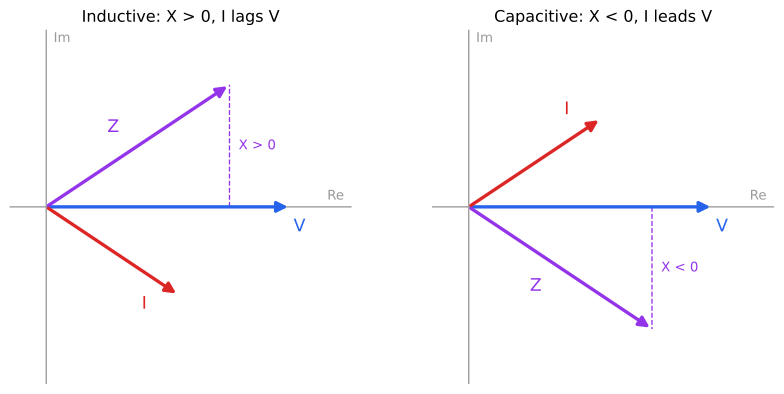

Write the Python code that produced this figure.
"""Draw Z and I in the complex plane for inductive and capacitive cases.

Used in notes/power_flow_equations.md section 3.
Run: uv run python notes/diagrams/impedance_plane.py
"""

import math
from pathlib import Path

import matplotlib.pyplot as plt

out = Path(__file__).with_suffix(".svg")

V_COL, Z_COL, I_COL, AXIS = "#2563eb", "#9333ea", "#dc2626", "#999999"


def arrow(ax, x, y, col, width=2.5):
    ax.annotate("", xy=(x, y), xytext=(0, 0),
                arrowprops=dict(arrowstyle="-|>", color=col, lw=width, mutation_scale=16))


def panel(ax, sign, title):
    """sign=+1 inductive (X > 0), sign=-1 capacitive (X < 0)."""
    r, x = 3.0, 2.0 * sign
    ang = math.atan2(x, r)

    ax.axhline(0, color=AXIS, lw=1)
    ax.axvline(0, color=AXIS, lw=1)
    ax.text(4.6, 0.12, "Re", color=AXIS)
    ax.text(0.12, 2.7, "Im", color=AXIS)

    # V is the reference, on the real axis
    arrow(ax, 4.0, 0, V_COL)
    ax.text(4.05, -0.4, "V", color=V_COL, fontsize=13)

    # Z = R + jX, with the R and X parts dashed
    arrow(ax, r, x, Z_COL)
    ax.plot([r, r], [0, x], "--", color=Z_COL, lw=1)
    ax.text(r + 0.15, x / 2, "X > 0" if sign > 0 else "X < 0", color=Z_COL, va="center")
    ax.text(r / 2 - 0.5, x / 2 + 0.3 * sign, "Z", color=Z_COL, fontsize=13, va="center")

    # I = V / Z: the angle of I is minus the angle of Z (mirror in the real axis)
    il = 2.6
    ix, iy = il * math.cos(-ang), il * math.sin(-ang)
    arrow(ax, ix, iy, I_COL)
    ax.text(ix - 0.6, iy - 0.15 * sign, "I", color=I_COL, fontsize=13, va="center")

    ax.set_title(title, fontsize=12)
    ax.set_xlim(-0.6, 5.0)
    ax.set_ylim(-2.9, 2.9)
    ax.set_aspect("equal")
    ax.axis("off")


fig, axes = plt.subplots(1, 2, figsize=(9, 4.2))
panel(axes[0], +1, "Inductive: X > 0, I lags V")
panel(axes[1], -1, "Capacitive: X < 0, I leads V")
fig.tight_layout()
fig.savefig(out, facecolor="white", bbox_inches="tight")
